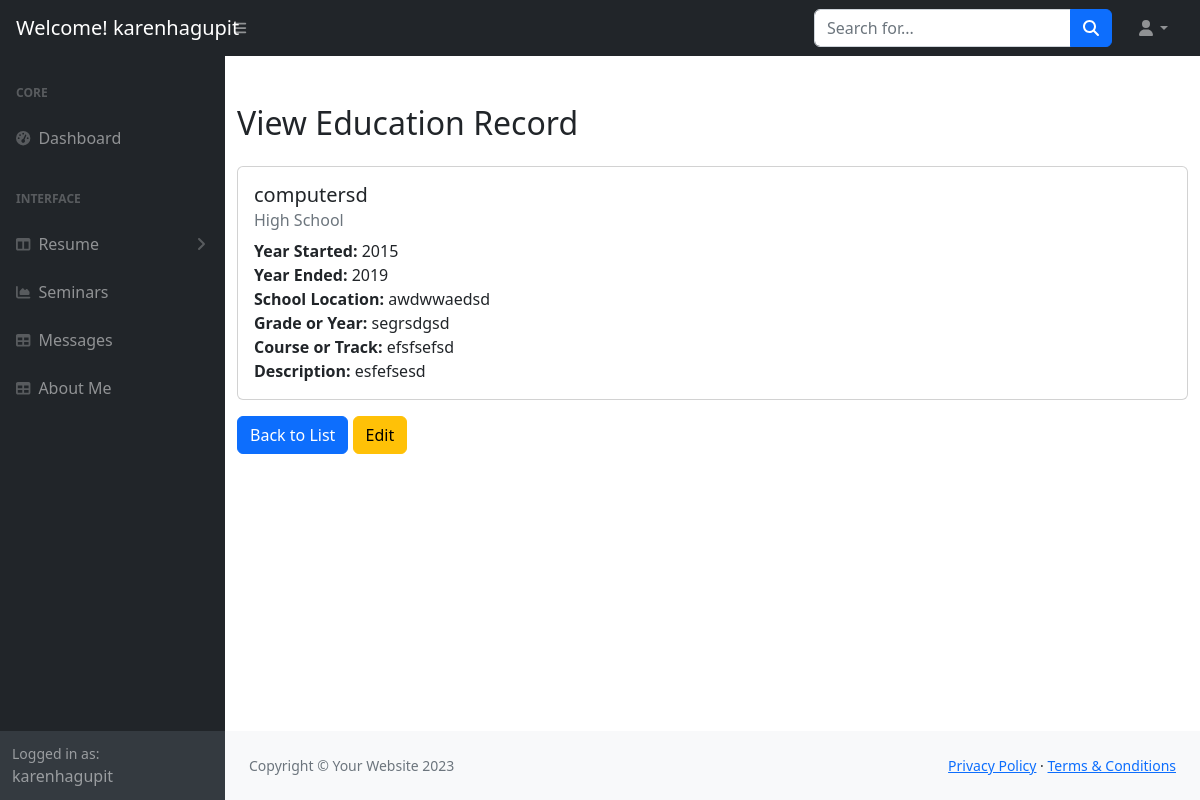
The app's page /dashboard/dashboard/view_education.php?id=1 (signed in) with its own data.
### tables this page shows
CREATE TABLE `education` (
  `id` int(11) NOT NULL,
  `year_started` int(11) NOT NULL,
  `year_ended` int(11) DEFAULT NULL,
  `school_name` varchar(255) NOT NULL,
  `school_location` varchar(255) NOT NULL,
  `school_level` enum('Elementary','High School','Senior High School','College') NOT NULL,
  `grade_or_year` varchar(50) DEFAULT NULL,
  `course_or_track` varchar(255) DEFAULT NULL,
  `description` text DEFAULT NULL
);

### dashboard/dashboard/view_education.php (the view, shortened to what this page needs)
<?php
$servername = "localhost";
$username = "root";
$password = "";
$dbname = "karensporfolio";
$conn = new mysqli($servername, $username, $password, $dbname);
if (isset($_GET['id'])) {
    $id = $_GET['id'];
    $sql = "SELECT * FROM education WHERE id = ?";
    $stmt = $conn->prepare($sql);
    $stmt->bind_param("i", $id);
    $stmt->execute();
    $result = $stmt->get_result();
    if ($result->num_rows > 0) {
        $education = $result->fetch_assoc();
    } else {
        echo "No record found";
        exit();
    }
} else {
    echo "Invalid request";
    exit();
}
$username = $_SESSION['user'];
?>
<!DOCTYPE html>
<html lang="en">
    <head>
        <link href="https://cdn.jsdelivr.net/npm/simple-datatables@7.1.2/dist/style.min.css" rel="stylesheet" />
        <link rel="stylesheet" href="https://maxcdn.bootstrapcdn.com/bootstrap/4.5.2/css/bootstrap.min.css">
        <link href="css/styles.css" rel="stylesheet" />
    </head>
    <body class="sb-nav-fixed">
        <nav class="sb-topnav navbar navbar-expand navbar-dark bg-dark">
            <a class="navbar-brand ps-3" href="index.html">Welcome! <?php echo htmlspecialchars($username); ?></h1></a>
            <button class="btn btn-link btn-sm order-1 order-lg-0 me-4 me-lg-0" id="sidebarToggle" href="#!"><i class="fas fa-bars"></i></button>
            <form class="d-none d-md-inline-block form-inline ms-auto me-0 me-md-3 my-2 my-md-0">
                <div class="input-group">
                    <input class="form-control" type="text" placeholder="Search for..." aria-label="Search for..." aria-describedby="btnNavbarSearch" />
                    <button class="btn btn-primary" id="btnNavbarSearch" type="button"><i class="fas fa-search"></i></button>
                </div>
            </form>
            <ul class="navbar-nav ms-auto ms-md-0 me-3 me-lg-4">
                <li class="nav-item dropdown">
                    <a class="nav-link dropdown-toggle" id="navbarDropdown" href="#" role="button" data-bs-toggle="dropdown" aria-expanded="false"><i class="fas fa-user fa-fw"></i></a>
                </li>
            </ul>
        </nav>
        <div id="layoutSidenav">
            <div id="layoutSidenav_nav">
                <nav class="sb-sidenav accordion sb-sidenav-dark" id="sidenavAccordion">
                    <div class="sb-sidenav-menu">
                        <div class="nav">
                            <div class="sb-sidenav-menu-heading">Core</div>
                            <a class="nav-link" href="dashboard.php">
                                <div class="sb-nav-link-icon"><i class="fas fa-tachometer-alt"></i></div>
                                Dashboard
                            </a>
                            <div class="sb-sidenav-menu-heading">Interface</div>
                            <a class="nav-link collapsed" href="#" data-bs-toggle="collapse" data-bs-target="#collapseLayouts" aria-expanded="false" aria-controls="collapseLayouts">
                                <div class="sb-nav-link-icon"><i class="fas fa-columns"></i></div>
                                Resume
                                <div class="sb-sidenav-collapse-arrow"><i class="fas fa-angle-down"></i></div>
                            </a>
                            <a class="nav-link" href="dash_seminar.php">
                                <div class="sb-nav-link-icon"><i class="fas fa-chart-area"></i></div>
                                Seminars
                            </a>
                            <a class="nav-link" href="message.php">
                                <div class="sb-nav-link-icon"><i class="fas fa-table"></i></div>
                                Messages
                            </a>
                            <a class="nav-link" href="dash_about.php">
                                <div class="sb-nav-link-icon"><i class="fas fa-table"></i></div>
                                About Me
                            </a>
                        </div>
                    </div>
                    <div class="sb-sidenav-footer">
                        <div class="small">Logged in as:</div>
                        <?php echo htmlspecialchars($username); ?>
                    </div>
                </nav>
            </div>
            <div id="layoutSidenav_content">
                <main>
                        <div class="container mt-5">
        <h2 class = "mb-4">View Education Record</h2>
        <div class="card">
            <div class="card-body">
                <h5 class="card-title"><?php echo htmlspecialchars($education['school_name']); ?></h5>
                <h6 class="card-subtitle mb-2 text-muted"><?php echo htmlspecialchars($education['school_level']); ?></h6>
                <p class="card-text">
                    <strong>Year Started:</strong> <?php echo htmlspecialchars($education['year_started']); ?><br>
                    <strong>Year Ended:</strong> <?php echo $education['year_ended'] ? htmlspecialchars($education['year_ended']) : 'N/A'; ?><br>
                    <strong>School Location:</strong> <?php echo htmlspecialchars($education['school_location']); ?><br>
                    <strong>Grade or Year:</strong> <?php echo htmlspecialchars($education['grade_or_year']); ?><br>
                    <strong>Course or Track:</strong> <?php echo htmlspecialchars($education['course_or_track']); ?><br>
                    <strong>Description:</strong> <?php echo nl2br(htmlspecialchars($education['description'])); ?>
                </p>
            </div>
        </div>
        <div class="mt-3">
            <a href="dash_education.php" class="btn btn-primary">Back to List</a>
            <a href="edit_education.php?id=<?php echo $education['id']; ?>" class="btn btn-warning">Edit</a>
        </div>
    </div>
                           </main>
                <footer class="py-4 bg-light mt-auto">
                    <div class="container-fluid px-4">
                        <div class="d-flex align-items-center justify-content-between small">
                            <div class="text-muted">Copyright &copy; Your Website 2023</div>
                            <div>
                                <a href="#">Privacy Policy</a>
                                &middot;
                                <a href="#">Terms &amp; Conditions</a>
                            </div>
                        </div>
                    </div>
                </footer>
            </div>
        </div>
    </body>
</html>

### records on screen
education: school_name "computersd", school_level "High School", year_started "2015", year_ended "2019", school_location "awdwwaedsd", grade_or_year "segrsdgsd", course_or_track "efsfsefsd", description "esfefsesd"

### other values on screen
$username "karenhagupit"
